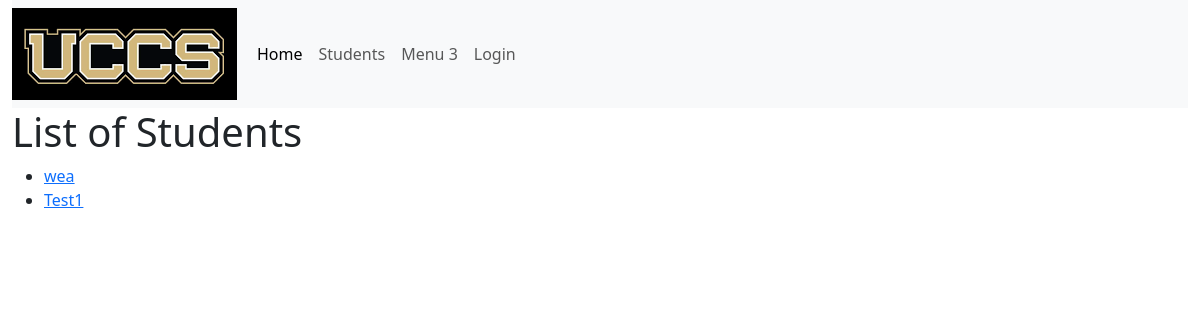
/students/, run on an earlier commit of the app's database.
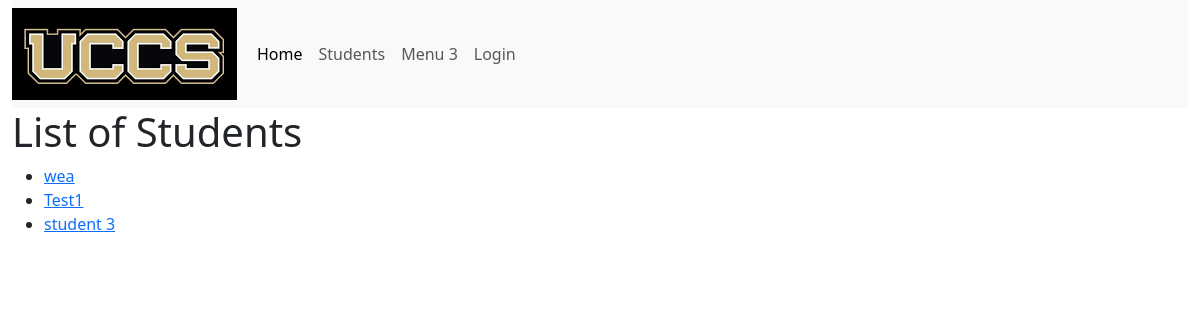
And on a later commit of the database.
### portfolio_app/models.py (models this page shows, shortened)
class Student(models.Model):
    MAJOR = (
        ('CSCI-BS', 'BS in Computer Science'),
        ('CPEN-BS', 'BS in Computer Engineering'),
        ('BIGD-BI', 'BI in Game Design and Development'),
        ('BICS-BI', 'BI in Computer Science'),
        ('BISC-BI', 'BI in Computer Security'),
        ('CSCI-BA', 'BA in Computer Science'),
        ('DASE-BS', 'BS in Data Analytics and Systems Engineering')
        )
    name = models.CharField(max_length=200)
    email = models.CharField("UCCS Email", max_length=200)
    major = models.CharField(max_length=200, choices=MAJOR)
    portfolio = models.OneToOneField(Portfolio, null=True, on_delete=models.CASCADE, unique=True)
    def get_absolute_url(self):
        return reverse('student-detail', args=[str(self.id)])

### portfolio_app/views.py (the view)
# urls.py: path('students/', views.StudentListView.as_view(), name='students'),
class StudentListView(generic.ListView):
    model = Student

### portfolio_app/templates/portfolio_app/student_list.html
{% extends "portfolio_app/base_template.html" %}
{% block content %}
<h1>List of Students</h1>
	{%if student_list%}
		<ul>
			{% for student in student_list %}
				<li>
					<a href="{{ student.get_absolute_url}}"> {{ student.name }}</a>
				</li>
			{% endfor %}
		</ul>
		{% else %}
			<p>There are no students in the list</p>
		{% endif %}
{% endblock %}

What changed in the data, as far as the page shows it:
added Student: name "student 3"
